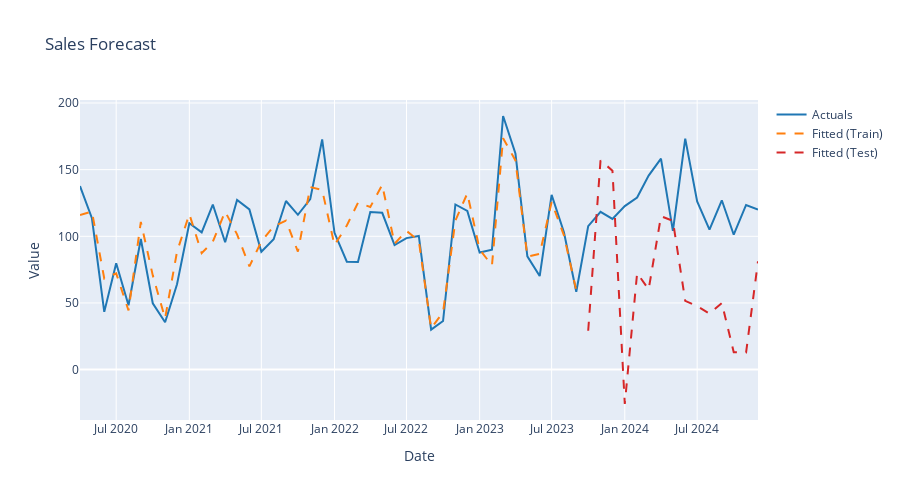
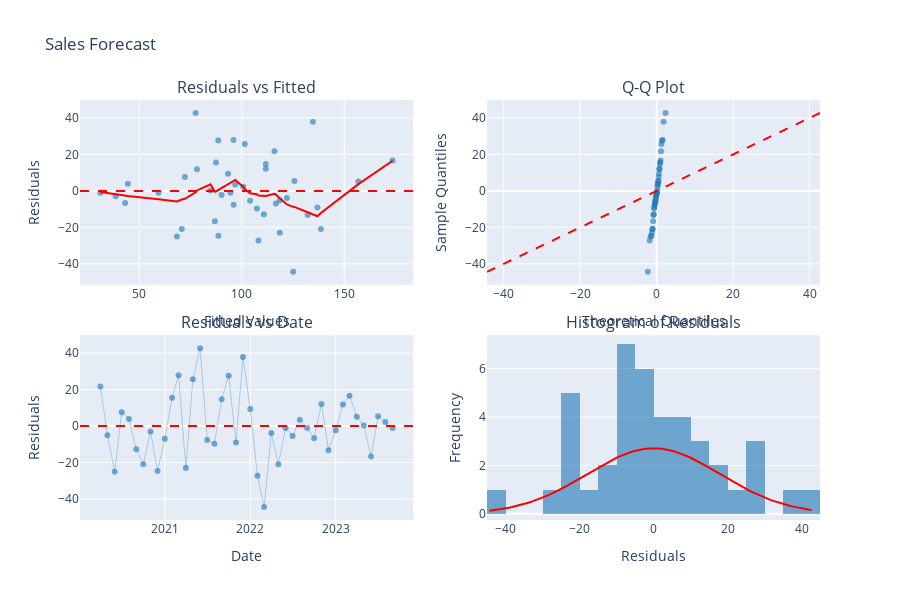

The notebook cell saved with these charts, in order:
### Markdown cell above
## 1.1 - Prophet

### Code cell
# SINGLE MODEL fitting
from py_visualize import plot_forecast
from py_parsnip import prophet_reg, arima_reg, rand_forest, linear_reg

# Create Prophet specification
# Prophet will automatically detect weekly seasonality in our data
spec_prophet = prophet_reg(
    n_changepoints=25,  # Number of potential trend changes
    changepoint_prior_scale=0.05,  # Flexibility of trend
    seasonality_prior_scale=10.0   # Flexibility of seasonality
)

print(spec_prophet)

# # Fit Prophet - FAILING
fit_prophet = spec_prophet.fit(train_data, FORMULA_STR)
print("Prophet model fitted!")

# Evaluate and extract outputs
fit_prophet = fit_prophet.evaluate(test_data)
outputs_prophet, coefs_prophet, stats_prophet = fit_prophet.extract_outputs()

display(outputs_prophet)
display(coefs_prophet)
display(stats_prophet)

# Create interactive forecast plot
fig = plot_forecast(fit_prophet, title="Sales Forecast")
fig.show()

fig = plot_residuals(fit_prophet, title="Sales Forecast")
fig.show()
